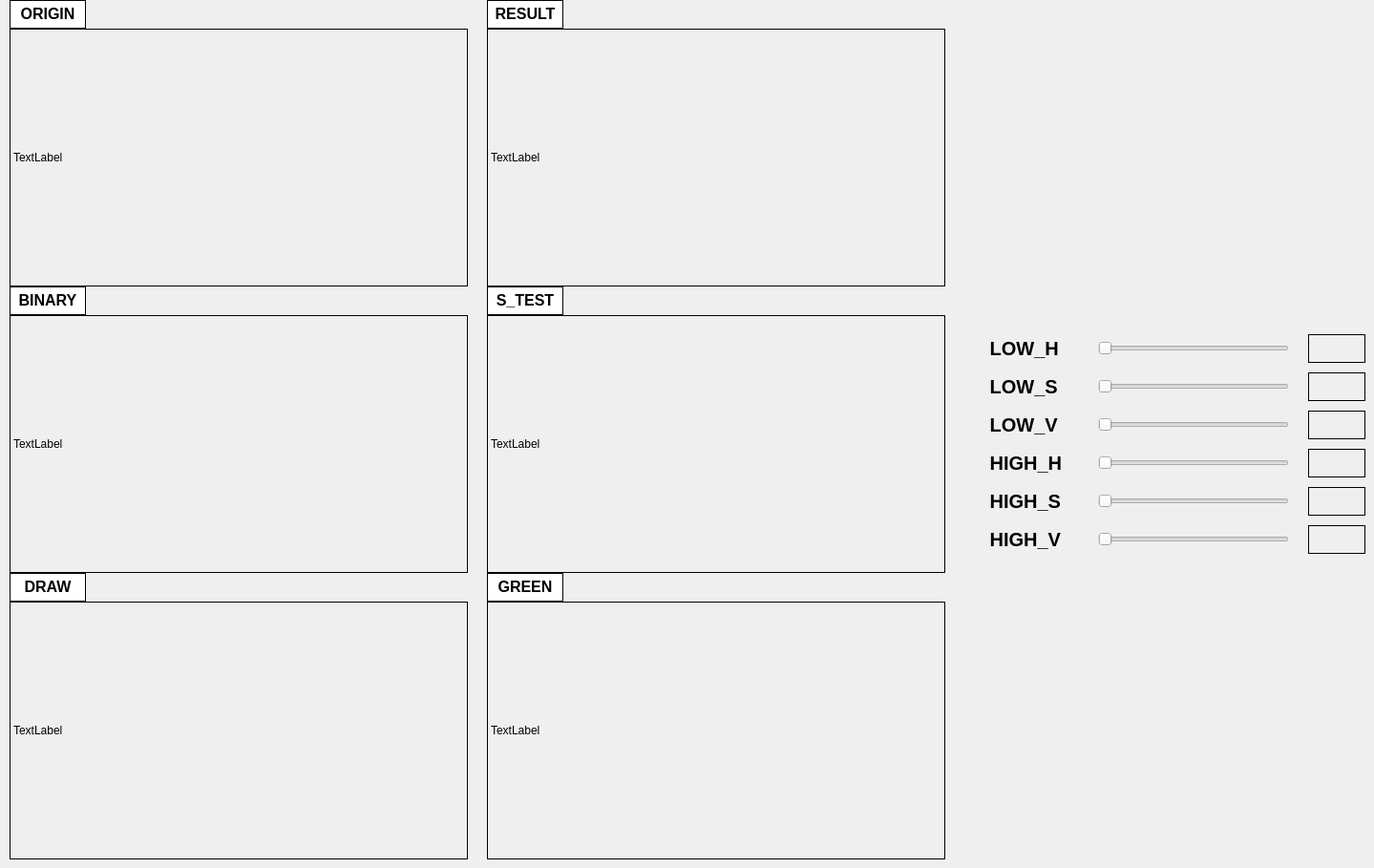
    <widget class="QWidget" name="Sign_Test">
     <attribute name="title">
      <string>Sign_Test</string>
     </attribute>
     <widget class="QLabel" name="origin_3">
      <property name="geometry">
       <rect>
        <x>10</x>
        <y>30</y>
        <width>480</width>
        <height>270</height>
       </rect>
      </property>
      <property name="frameShape">
       <enum>QFrame::Box</enum>
      </property>
      <property name="text">
       <string>TextLabel</string>
      </property>
     </widget>
     <widget class="QTextEdit" name="ORIGIN_3">
      <property name="geometry">
       <rect>
        <x>10</x>
        <y>0</y>
        <width>80</width>
        <height>30</height>
       </rect>
      </property>
      <property name="frameShape">
       <enum>QFrame::Box</enum>
      </property>
      <property name="frameShadow">
       <enum>QFrame::Plain</enum>
      </property>
      <property name="html">
       <string>&lt;!DOCTYPE HTML PUBLIC &quot;-//W3C//DTD HTML 4.0//EN&quot; &quot;http://www.w3.org/TR/REC-html40/strict.dtd&quot;&gt;
&lt;html&gt;&lt;head&gt;&lt;meta name=&quot;qrichtext&quot; content=&quot;1&quot; /&gt;&lt;style type=&quot;text/css&quot;&gt;
p, li { white-space: pre-wrap; }
&lt;/style&gt;&lt;/head&gt;&lt;body style=&quot; font-family:'Ubuntu'; font-size:11pt; font-weight:400; font-style:normal;&quot;&gt;
&lt;p align=&quot;center&quot; style=&quot; margin-top:0px; margin-bottom:0px; margin-left:0px; margin-right:0px; -qt-block-indent:0; text-indent:0px;&quot;&gt;&lt;span style=&quot; font-size:12pt; font-weight:600;&quot;&gt;ORIGIN&lt;/span&gt;&lt;/p&gt;&lt;/body&gt;&lt;/html&gt;</string>
      </property>
     </widget>
     <widget class="QTextEdit" name="RESULT_2">
      <property name="geometry">
       <rect>
        <x>510</x>
        <y>0</y>
        <width>80</width>
        <height>30</height>
       </rect>
      </property>
      <property name="frameShape">
       <enum>QFrame::Box</enum>
      </property>
      <property name="frameShadow">
       <enum>QFrame::Plain</enum>
      </property>
      <property name="html">
       <string>&lt;!DOCTYPE HTML PUBLIC &quot;-//W3C//DTD HTML 4.0//EN&quot; &quot;http://www.w3.org/TR/REC-html40/strict.dtd&quot;&gt;
&lt;html&gt;&lt;head&gt;&lt;meta name=&quot;qrichtext&quot; content=&quot;1&quot; /&gt;&lt;style type=&quot;text/css&quot;&gt;
p, li { white-space: pre-wrap; }
&lt;/style&gt;&lt;/head&gt;&lt;body style=&quot; font-family:'Ubuntu'; font-size:11pt; font-weight:400; font-style:normal;&quot;&gt;
&lt;p align=&quot;center&quot; style=&quot; margin-top:0px; margin-bottom:0px; margin-left:0px; margin-right:0px; -qt-block-indent:0; text-indent:0px;&quot;&gt;&lt;span style=&quot; font-size:12pt; font-weight:600;&quot;&gt;RESULT&lt;/span&gt;&lt;/p&gt;&lt;/body&gt;&lt;/html&gt;</string>
      </property>
     </widget>
     <widget class="QLabel" name="result_2">
      <property name="geometry">
       <rect>
        <x>510</x>
        <y>30</y>
        <width>480</width>
        <height>270</height>
       </rect>
      </property>
      <property name="frameShape">
       <enum>QFrame::Box</enum>
      </property>
      <property name="text">
       <string>TextLabel</string>
      </property>
     </widget>
     <widget class="QLabel" name="binary_2">
      <property name="geometry">
       <rect>
        <x>10</x>
        <y>330</y>
        <width>480</width>
        <height>270</height>
       </rect>
      </property>
      <property name="frameShape">
       <enum>QFrame::Box</enum>
      </property>
      <property name="text">
       <string>TextLabel</string>
      </property>
     </widget>
     <widget class="QLabel" name="green">
      <property name="geometry">
       <rect>
        <x>510</x>
        <y>630</y>
        <width>480</width>
        <height>270</height>
       </rect>
      </property>
      <property name="frameShape">
       <enum>QFrame::Box</enum>
      </property>
      <property name="text">
       <string>TextLabel</string>
      </property>
     </widget>
     <widget class="QTextEdit" name="BINARY_2">
      <property name="geometry">
       <rect>
        <x>10</x>
        <y>300</y>
        <width>80</width>
        <height>30</height>
       </rect>
      </property>
      <property name="frameShape">
       <enum>QFrame::Box</enum>
      </property>
      <property name="frameShadow">
       <enum>QFrame::Plain</enum>
      </property>
      <property name="html">
       <string>&lt;!DOCTYPE HTML PUBLIC &quot;-//W3C//DTD HTML 4.0//EN&quot; &quot;http://www.w3.org/TR/REC-html40/strict.dtd&quot;&gt;
&lt;html&gt;&lt;head&gt;&lt;meta name=&quot;qrichtext&quot; content=&quot;1&quot; /&gt;&lt;style type=&quot;text/css&quot;&gt;
p, li { white-space: pre-wrap; }
&lt;/style&gt;&lt;/head&gt;&lt;body style=&quot; font-family:'Ubuntu'; font-size:11pt; font-weight:400; font-style:normal;&quot;&gt;
&lt;p align=&quot;center&quot; style=&quot; margin-top:0px; margin-bottom:0px; margin-left:0px; margin-right:0px; -qt-block-indent:0; text-indent:0px;&quot;&gt;&lt;span style=&quot; font-size:12pt; font-weight:600;&quot;&gt;BINARY&lt;/span&gt;&lt;/p&gt;&lt;/body&gt;&lt;/html&gt;</string>
      </property>
     </widget>
     <widget class="QTextEdit" name="GREEN">
      <property name="geometry">
       <rect>
        <x>510</x>
        <y>600</y>
        <width>80</width>
        <height>30</height>
       </rect>
      </property>
      <property name="frameShape">
       <enum>QFrame::Box</enum>
      </property>
      <property name="frameShadow">
       <enum>QFrame::Plain</enum>
      </property>
      <property name="html">
       <string>&lt;!DOCTYPE HTML PUBLIC &quot;-//W3C//DTD HTML 4.0//EN&quot; &quot;http://www.w3.org/TR/REC-html40/strict.dtd&quot;&gt;
&lt;html&gt;&lt;head&gt;&lt;meta name=&quot;qrichtext&quot; content=&quot;1&quot; /&gt;&lt;style type=&quot;text/css&quot;&gt;
p, li { white-space: pre-wrap; }
&lt;/style&gt;&lt;/head&gt;&lt;body style=&quot; font-family:'Ubuntu'; font-size:11pt; font-weight:400; font-style:normal;&quot;&gt;
&lt;p align=&quot;center&quot; style=&quot; margin-top:0px; margin-bottom:0px; margin-left:0px; margin-right:0px; -qt-block-indent:0; text-indent:0px;&quot;&gt;&lt;span style=&quot; font-size:12pt; font-weight:600;&quot;&gt;GREEN&lt;/span&gt;&lt;/p&gt;&lt;/body&gt;&lt;/html&gt;</string>
      </property>
     </widget>
     <widget class="QTextEdit" name="DRAW">
      <property name="geometry">
       <rect>
        <x>10</x>
        <y>600</y>
        <width>80</width>
        <height>30</height>
       </rect>
      </property>
      <property name="frameShape">
       <enum>QFrame::Box</enum>
      </property>
      <property name="frameShadow">
       <enum>QFrame::Plain</enum>
      </property>
      <property name="html">
       <string>&lt;!DOCTYPE HTML PUBLIC &quot;-//W3C//DTD HTML 4.0//EN&quot; &quot;http://www.w3.org/TR/REC-html40/strict.dtd&quot;&gt;
&lt;html&gt;&lt;head&gt;&lt;meta name=&quot;qrichtext&quot; content=&quot;1&quot; /&gt;&lt;style type=&quot;text/css&quot;&gt;
p, li { white-space: pre-wrap; }
&lt;/style&gt;&lt;/head&gt;&lt;body style=&quot; font-family:'Ubuntu'; font-size:11pt; font-weight:400; font-style:normal;&quot;&gt;
&lt;p align=&quot;center&quot; style=&quot; margin-top:0px; margin-bottom:0px; margin-left:0px; margin-right:0px; -qt-block-indent:0; text-indent:0px;&quot;&gt;&lt;span style=&quot; font-size:12pt; font-weight:600;&quot;&gt;DRAW&lt;/span&gt;&lt;/p&gt;&lt;/body&gt;&lt;/html&gt;</string>
      </property>
     </widget>
     <widget class="QLabel" name="draw">
      <property name="geometry">
       <rect>
        <x>10</x>
        <y>630</y>
        <width>480</width>
        <height>270</height>
       </rect>
      </property>
      <property name="frameShape">
       <enum>QFrame::Box</enum>
      </property>
      <property name="text">
       <string>TextLabel</string>
      </property>
     </widget>
     <widget class="QLabel" name="s_test">
      <property name="geometry">
       <rect>
        <x>510</x>
        <y>330</y>
        <width>480</width>
        <height>270</height>
       </rect>
      </property>
      <property name="frameShape">
       <enum>QFrame::Box</enum>
      </property>
      <property name="text">
       <string>TextLabel</string>
      </property>
     </widget>
     <widget class="QTextEdit" name="S_TEST">
      <property name="geometry">
       <rect>
        <x>510</x>
        <y>300</y>
        <width>80</width>
        <height>30</height>
       </rect>
      </property>
      <property name="frameShape">
       <enum>QFrame::Box</enum>
      </property>
      <property name="frameShadow">
       <enum>QFrame::Plain</enum>
      </property>
      <property name="html">
       <string>&lt;!DOCTYPE HTML PUBLIC &quot;-//W3C//DTD HTML 4.0//EN&quot; &quot;http://www.w3.org/TR/REC-html40/strict.dtd&quot;&gt;
&lt;html&gt;&lt;head&gt;&lt;meta name=&quot;qrichtext&quot; content=&quot;1&quot; /&gt;&lt;style type=&quot;text/css&quot;&gt;
p, li { white-space: pre-wrap; }
&lt;/style&gt;&lt;/head&gt;&lt;body style=&quot; font-family:'Ubuntu'; font-size:11pt; font-weight:400; font-style:normal;&quot;&gt;
&lt;p align=&quot;center&quot; style=&quot; margin-top:0px; margin-bottom:0px; margin-left:0px; margin-right:0px; -qt-block-indent:0; text-indent:0px;&quot;&gt;&lt;span style=&quot; font-size:12pt; font-weight:600;&quot;&gt;S_TEST&lt;/span&gt;&lt;/p&gt;&lt;/body&gt;&lt;/html&gt;</string>
      </property>
     </widget>
     <widget class="QLabel" name="min_s_2">
      <property name="geometry">
       <rect>
        <x>1020</x>
        <y>510</y>
        <width>100</width>
        <height>30</height>
       </rect>
      </property>
      <property name="font">
       <font>
        <pointsize>15</pointsize>
        <weight>75</weight>
        <bold>true</bold>
       </font>
      </property>
      <property name="layoutDirection">
       <enum>Qt::LeftToRight</enum>
      </property>
      <property name="frameShape">
       <enum>QFrame::NoFrame</enum>
      </property>
      <property name="text">
       <string>   HIGH_S</string>
      </property>
     </widget>
     <widget class="QSlider" name="horizontalSlider_9">
      <property name="geometry">
       <rect>
        <x>1150</x>
        <y>430</y>
        <width>200</width>
        <height>30</height>
       </rect>
      </property>
      <property name="maximum">
       <number>255</number>
      </property>
      <property name="orientation">
       <enum>Qt::Horizontal</enum>
      </property>
     </widget>
     <widget class="QLabel" name="max_h_2">
      <property name="geometry">
       <rect>
        <x>1020</x>
        <y>350</y>
        <width>100</width>
        <height>30</height>
       </rect>
      </property>
      <property name="font">
       <font>
        <pointsize>15</pointsize>
        <weight>75</weight>
        <bold>true</bold>
       </font>
      </property>
      <property name="layoutDirection">
       <enum>Qt::LeftToRight</enum>
      </property>
      <property name="frameShape">
       <enum>QFrame::NoFrame</enum>
      </property>
      <property name="frameShadow">
       <enum>QFrame::Plain</enum>
      </property>
      <property name="text">
       <string>   LOW_H</string>
      </property>
     </widget>
     <widget class="QSlider" name="horizontalSlider_10">
      <property name="geometry">
       <rect>
        <x>1150</x>
        <y>470</y>
        <width>200</width>
        <height>30</height>
       </rect>
      </property>
      <property name="maximum">
       <number>255</number>
      </property>
      <property name="orientation">
       <enum>Qt::Horizontal</enum>
      </property>
     </widget>
     <widget class="QLabel" name="label_10">
      <property name="geometry">
       <rect>
        <x>1370</x>
        <y>470</y>
        <width>60</width>
        <height>30</height>
       </rect>
      </property>
      <property name="font">
       <font>
        <pointsize>15</pointsize>
        <weight>75</weight>
        <bold>true</bold>
       </font>
      </property>
      <property name="layoutDirection">
       <enum>Qt::LeftToRight</enum>
      </property>
      <property name="frameShape">
       <enum>QFrame::Box</enum>
      </property>
      <property name="text">
       <string/>
      </property>
     </widget>
     <widget class="QLabel" name="label_11">
      <property name="geometry">
       <rect>
        <x>1370</x>
        <y>510</y>
        <width>60</width>
        <height>30</height>
       </rect>
      </property>
      <property name="font">
       <font>
        <pointsize>15</pointsize>
        <weight>75</weight>
        <bold>true</bold>
       </font>
      </property>
      <property name="layoutDirection">
       <enum>Qt::LeftToRight</enum>
      </property>
      <property name="frameShape">
       <enum>QFrame::Box</enum>
      </property>
      <property name="text">
       <string/>
      </property>
     </widget>
     <widget class="QLabel" name="label_7">
      <property name="geometry">
       <rect>
        <x>1370</x>
        <y>350</y>
        <width>60</width>
        <height>30</height>
       </rect>
      </property>
      <property name="font">
       <font>
        <pointsize>15</pointsize>
        <weight>75</weight>
        <bold>true</bold>
       </font>
      </property>
      <property name="layoutDirection">
       <enum>Qt::LeftToRight</enum>
      </property>
      <property name="frameShape">
       <enum>QFrame::Box</enum>
      </property>
      <property name="text">
       <string/>
      </property>
     </widget>
     <widget class="QSlider" name="horizontalSlider_8">
      <property name="geometry">
       <rect>
        <x>1150</x>
        <y>390</y>
        <width>200</width>
        <height>30</height>
       </rect>
      </property>
      <property name="maximum">
       <number>255</number>
      </property>
      <property name="orientation">
       <enum>Qt::Horizontal</enum>
      </property>
     </widget>
     <widget class="QLabel" name="min_v_2">
      <property name="geometry">
       <rect>
        <x>1020</x>
        <y>550</y>
        <width>100</width>
        <height>30</height>
       </rect>
      </property>
      <property name="font">
       <font>
        <pointsize>15</pointsize>
        <weight>75</weight>
        <bold>true</bold>
       </font>
      </property>
      <property name="layoutDirection">
       <enum>Qt::LeftToRight</enum>
      </property>
      <property name="frameShape">
       <enum>QFrame::NoFrame</enum>
      </property>
      <property name="text">
       <string>   HIGH_V</string>
      </property>
     </widget>
     <widget class="QLabel" name="min_h_2">
      <property name="geometry">
       <rect>
        <x>1020</x>
        <y>470</y>
        <width>100</width>
        <height>30</height>
       </rect>
      </property>
      <property name="font">
       <font>
        <pointsize>15</pointsize>
        <weight>75</weight>
        <bold>true</bold>
       </font>
      </property>
      <property name="layoutDirection">
       <enum>Qt::LeftToRight</enum>
      </property>
      <property name="frameShape">
       <enum>QFrame::NoFrame</enum>
      </property>
      <property name="text">
       <string>   HIGH_H</string>
      </property>
     </widget>
     <widget class="QLabel" name="max_s_2">
      <property name="geometry">
       <rect>
        <x>1020</x>
        <y>390</y>
        <width>100</width>
        <height>30</height>
       </rect>
      </property>
      <property name="font">
       <font>
        <pointsize>15</pointsize>
        <weight>75</weight>
        <bold>true</bold>
       </font>
      </property>
      <property name="layoutDirection">
       <enum>Qt::LeftToRight</enum>
      </property>
      <property name="frameShape">
       <enum>QFrame::NoFrame</enum>
      </property>
      <property name="text">
       <string>   LOW_S</string>
      </property>
     </widget>
     <widget class="QLabel" name="label_9">
      <property name="geometry">
       <rect>
        <x>1370</x>
        <y>430</y>
        <width>60</width>
        <height>30</height>
       </rect>
      </property>
      <property name="font">
       <font>
        <pointsize>15</pointsize>
        <weight>75</weight>
        <bold>true</bold>
       </font>
      </property>
      <property name="layoutDirection">
       <enum>Qt::LeftToRight</enum>
      </property>
      <property name="frameShape">
       <enum>QFrame::Box</enum>
      </property>
      <property name="text">
       <string/>
      </property>
     </widget>
     <widget class="QSlider" name="horizontalSlider_7">
      <property name="geometry">
       <rect>
        <x>1150</x>
        <y>350</y>
        <width>200</width>
        <height>30</height>
       </rect>
      </property>
      <property name="maximum">
       <number>255</number>
      </property>
      <property name="orientation">
       <enum>Qt::Horizontal</enum>
      </property>
     </widget>
     <widget class="QLabel" name="max_v_2">
      <property name="geometry">
       <rect>
        <x>1020</x>
        <y>430</y>
        <width>100</width>
        <height>30</height>
       </rect>
      </property>
      <property name="font">
       <font>
        <pointsize>15</pointsize>
        <weight>75</weight>
        <bold>true</bold>
       </font>
      </property>
      <property name="layoutDirection">
       <enum>Qt::LeftToRight</enum>
      </property>
      <property name="frameShape">
       <enum>QFrame::NoFrame</enum>
      </property>
      <property name="text">
       <string>   LOW_V</string>
      </property>
     </widget>
     <widget class="QLabel" name="label_8">
      <property name="geometry">
       <rect>
        <x>1370</x>
        <y>390</y>
        <width>60</width>
        <height>30</height>
       </rect>
      </property>
      <property name="font">
       <font>
        <pointsize>15</pointsize>
        <weight>75</weight>
        <bold>true</bold>
       </font>
      </property>
      <property name="layoutDirection">
       <enum>Qt::LeftToRight</enum>
      </property>
      <property name="frameShape">
       <enum>QFrame::Box</enum>
      </property>
      <property name="text">
       <string/>
      </property>
     </widget>
     <widget class="QSlider" name="horizontalSlider_12">
      <property name="geometry">
       <rect>
        <x>1150</x>
        <y>550</y>
        <width>200</width>
        <height>30</height>
       </rect>
      </property>
      <property name="maximum">
       <number>255</number>
      </property>
      <property name="orientation">
       <enum>Qt::Horizontal</enum>
      </property>
     </widget>
     <widget class="QSlider" name="horizontalSlider_11">
      <property name="geometry">
       <rect>
        <x>1150</x>
        <y>510</y>
        <width>200</width>
        <height>30</height>
       </rect>
      </property>
      <property name="maximum">
       <number>255</number>
      </property>
      <property name="orientation">
       <enum>Qt::Horizontal</enum>
      </property>
     </widget>
     <widget class="QLabel" name="label_12">
      <property name="geometry">
       <rect>
        <x>1370</x>
        <y>550</y>
        <width>60</width>
        <height>30</height>
       </rect>
      </property>
      <property name="font">
       <font>
        <pointsize>15</pointsize>
        <weight>75</weight>
        <bold>true</bold>
       </font>
      </property>
      <property name="layoutDirection">
       <enum>Qt::LeftToRight</enum>
      </property>
      <property name="frameShape">
       <enum>QFrame::Box</enum>
      </property>
      <property name="text">
       <string/>
      </property>
     </widget>
    </widget>
